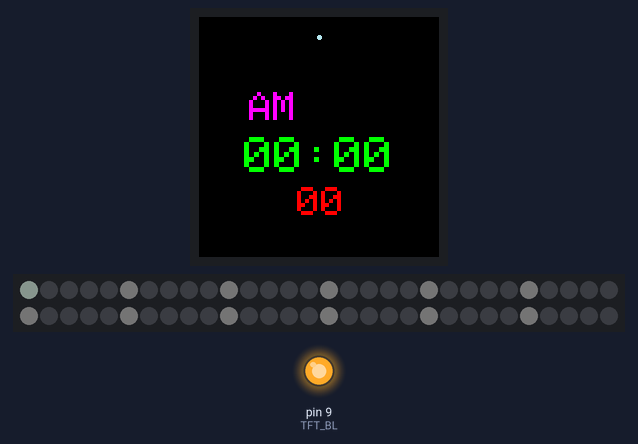
Bench run of a sketch on a simulated Arduino Uno, built with avr-gcc and run on an emulated ATmega328P. On the bench: 240×240 colour display, 60 RGB LEDs in strip order, left to right, continuing on the next row, output pins drawn as LEDs (lit = HIGH). Dim RGB values are drawn brighter than linear.

Above: at 0.31 s.
At 7.13 s:
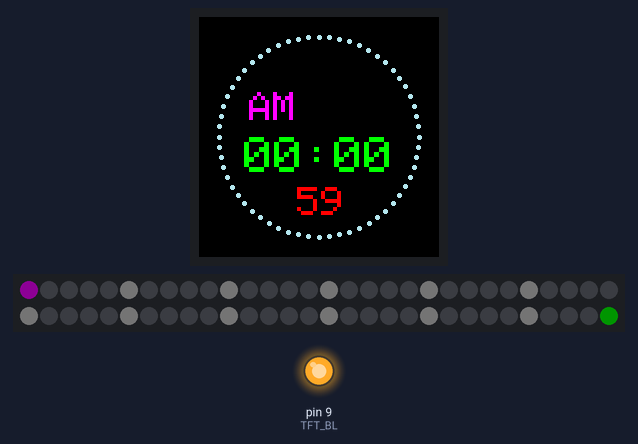
At 21.16 s:
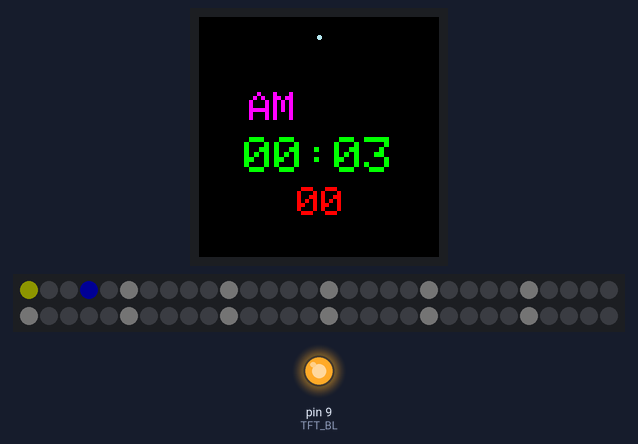
At 39.92 s:
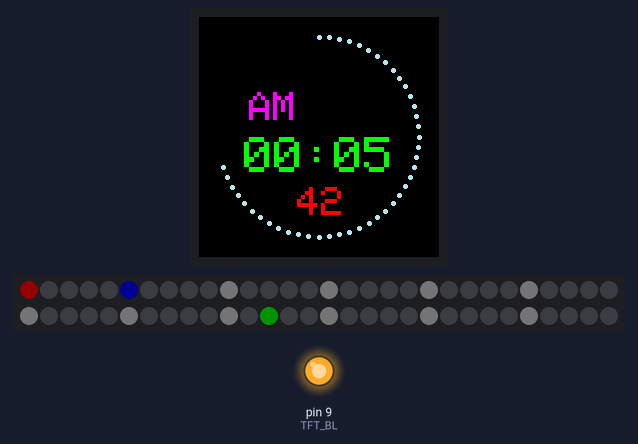
Timing chart, 0 to 40.0 s (numbered marks = the images above):
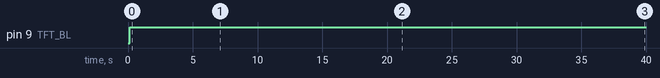

The sketch:

GC9A01A_Circular_OLED.ino
```cpp
#include "SPI.h"
#include "Adafruit_GFX.h"
#include "Adafruit_GC9A01A.h"
#include <Adafruit_NeoPixel.h>
#include <Arduino.h>

//The following pins out are for Arduino UNO
#define TFT_DC  7
#define TFT_CS 10
#define TFT_BL 9


//Clock face parameters
#define BLUE_1 0xB73D
#define SEC_TEXT_POS_X 98
#define SEC_TEXT_POS_Y 170
#define HM_TEXT_POS_X 45
#define HM_TEXT_POS_Y 120
#define AMPM_TEXT_POS_X 50
#define AMPM_TEXT_POS_Y 75
#define SEC_TEXT_SIZE 4
#define HM_TEXT_SIZE 5
#define AMPM_TEXT_SIZE 4
#define BACKGROUND_COLOR GC9A01A_BLACK

//LED Strip (NeoPixel) parameters
#define LED_DATA_PIN 4
#define NUM_LED 60 //Number of LED
#define BRIGHT_LEVEL 20

//Clock face color parameters (NeoPixel)
#define CLOCK_FACE_COLOR_1 0x002200 //Dark Green
#define CLOCK_FACE_COLOR_2 0x101010 //Dark white
#define HOUR_COLOR 0xff0000 //Bright red
#define MIN_COLOR 0x0000ff //Bright blue
#define SEC_COLOR 0x00ff00 //Bright green

#define STOP Serial.println("Stop for debugging");while (true) {} //For debugging purpose

// Display constructor for primary hardware SPI connection -- the specific
// pins used for writing to the display are unique to each board and are not
// negotiable. "Soft" SPI (using any pins) is an option but performance is
// reduced; it's rarely used, see header file for syntax if needed.
Adafruit_GC9A01A tft(TFT_CS, TFT_DC);

// LED strip constructor
Adafruit_NeoPixel rgb_led = Adafruit_NeoPixel(NUM_LED, LED_DATA_PIN, NEO_GRB + NEO_KHZ800);

uint8_t sec_point_x[60]={120,130,140,150,160,169,178,186,194,200,206,211,215,217,219,
                       220,219,217,215,211,206,200,194,186,178,170,160,150,140,130,
                       120,109,99,89,79,70,61,53,45,39,33,28,24,22,20,
                       20,20,22,24,28,33,39,45,53,61,69,79,89,99,109};
uint8_t sec_point_y[60]={20,20,22,24,28,33,39,45,53,61,69,79,89,99,109,
                       120,130,140,150,160,169,178,186,194,200,206,211,215,217,219,
                       220,219,217,215,211,206,200,194,186,178,170,160,150,140,130,
                       120,109,99,89,79,70,61,53,45,39,33,28,24,22,20};
uint8_t neopixel_clock_face_1[4]={0,15,30,45};
uint8_t neopixel_clock_face_2[12]={0,5,10,15,20,25,30,35,40,45,50,55};
char sec_display[2]="00", hm_display[5]="00:00";


void clock_display (uint8_t hour_val, uint8_t min_val, uint8_t sec_val) {
    //Clear LED color before refreshing
    rgb_led.clear();

    //Build or refresh clock face at LED strip
    for (uint8_t i=0; i<=11; i++)
      rgb_led.setPixelColor(neopixel_clock_face_2[i], CLOCK_FACE_COLOR_2);
    rgb_led.show();

    //Show hour/min/sec at LED strip
    uint8_t hour_pos = hour_val*5 + int((min_val * 60 + sec_val)/720);
    rgb_led.setPixelColor(hour_pos, HOUR_COLOR | rgb_led.getPixelColor(hour_pos));
    rgb_led.setPixelColor(min_val, MIN_COLOR | rgb_led.getPixelColor(min_val));
    rgb_led.setPixelColor(sec_val, SEC_COLOR | rgb_led.getPixelColor(sec_val));
    rgb_led.show();


    //Show seconds value and dots around clock at OLED
    if (sec_val == 0) {
      for (uint8_t i=0; i<=59; i++) {
        tft.fillCircle(sec_point_x[i], sec_point_y[i], 2, BACKGROUND_COLOR);  //Refresh
      }
    }

    tft.setTextSize(SEC_TEXT_SIZE);
    tft.setCursor(SEC_TEXT_POS_X, SEC_TEXT_POS_Y);
    tft.fillCircle(sec_point_x[sec_val], sec_point_y[sec_val], 2, BLUE_1);
    tft.setTextColor(GC9A01A_RED, BACKGROUND_COLOR);
    sprintf(sec_display, "%02d", sec_val);
    tft.print(sec_display);

    //Show minute and hour values in HH:MM format at OLED
    tft.setTextSize(HM_TEXT_SIZE);
    tft.setCursor(HM_TEXT_POS_X, HM_TEXT_POS_Y);
    tft.setTextColor(GC9A01A_GREEN, BACKGROUND_COLOR);
    sprintf (hm_display, "%02d:%02d", hour_val, min_val);
    tft.print(hm_display);

    //Show AMPM at OLED
    tft.setTextSize(AMPM_TEXT_SIZE);
    tft.setCursor(AMPM_TEXT_POS_X, AMPM_TEXT_POS_Y);
    tft.setTextColor(GC9A01A_MAGENTA, BACKGROUND_COLOR);
    hour_val >= 12 ? tft.print("PM") : tft.print("AM");
}

void setup() {
  Serial.begin(9600);
  tft.begin();
  pinMode(TFT_BL, OUTPUT);
  digitalWrite(TFT_BL, HIGH); // Backlight on. It should be always ON.
  tft.fillScreen(BACKGROUND_COLOR); //Fill background color
  rgb_led.begin();
  rgb_led.setBrightness(BRIGHT_LEVEL);
  rgb_led.clear();
  rgb_led.show();

  //Clock simulation
  for (uint8_t hour = 0; hour <= 11; hour++)
    for (uint8_t min = 0; min<=59; min++)
      for (uint8_t sec = 0; sec <=59; sec++) {
          clock_display(hour, min, sec);
          delay (100);
      }


  while (true); //Not use the Arduino stupid loop
}

void loop(void) {
}
```

Measured:
- by itself, pin 9 (TFT_BL): LOW → HIGH at 0.15 s
